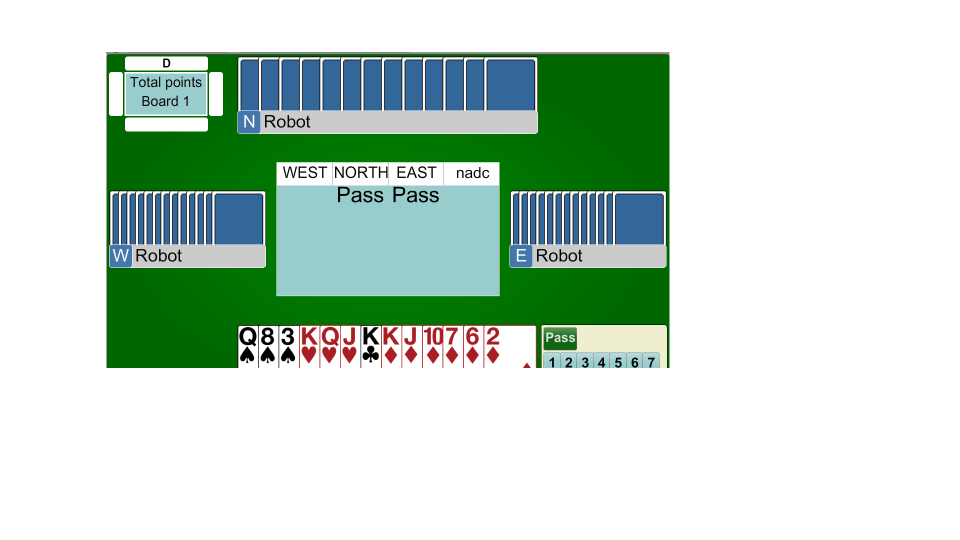
#> input picture tests/test1.png, 1920 x 1080 px, given in place of spade.png, which was not available (shown at 1/2 size)
$ python main.py   (Python 2 division)
#> lines starting #> are read from the running program, lines starting #| are printed output that depends on the picture; pictures that were not available may be replaced by others from this repository, and a replacement may not be noted
### screen.py
import numpy as np
from PIL import ImageGrab
import cv2

def imageToBw(image):
    imageGray = cv2.cvtColor(image, cv2.COLOR_BGR2GRAY)
    return imageGray

# [4 lines left out: function capture, not called in this run]

def showImage(image):
    cv2.imshow('result', image)
    cv2.waitKey(1) # for testing use 0

# [22 lines left out: function showCards, not called in this run]

### main.py
import sys
import cv2
import numpy as np
import os.path as path
import templateMatching
import screen
from functools import cmp_to_key

# in test mode, use a test image as input, otherwise use live screen capture
testMode = False
testImage = 'test9.png'

# how good does the match have to be? value between 0 and 1.
# 1 means it has to be a perfect match
matchingThreshold = 0.88

# it's faster to scan a smaller area rather than the whole screen
areaToScanTopLeft = (200L, 80L)
areaToScanBottomRight = (1380L, 800L)

# things we're looking for
suits = ['spade', 'heart', 'club', 'diamond']
values = ['ace', 'king', 'queen', 'jack', 'ten', 'nine', 'eight', 'seven', 'six', 'five', 'four', 'three', 'two']

# for testing specific cards
# suits = ['club']
# values = ['queen']

allCards = {v + ' ' + s for s in suits for v in values}

# cards found so far
cardsFound = set()

def getImage(name):
#> called with name = 'spade'
    filename = name + '.png';
    image = cv2.imread(path.join('images', filename))
#> image is the input picture: shape (1080, 1920, 3); mean B, G, R 204.3, 217.6, 197.7
    image = screen.imageToBw(image)
#> in imageToBw, `imageGray = cv2.cvtColor(image, cv2.COLOR_BGR2GRAY)`:
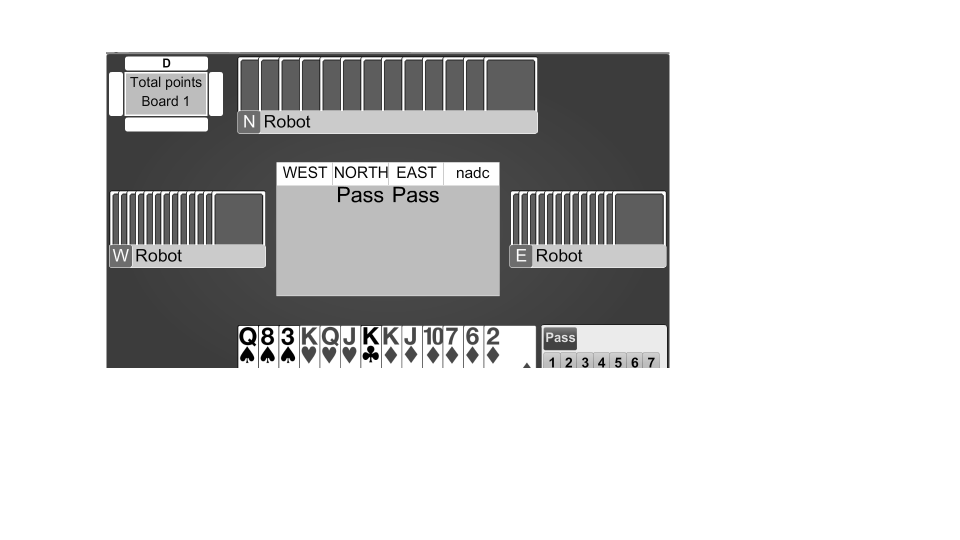
#> imageGray: shape (1080, 1920) (shown at 1/2 size); min 0, max 255, mean 210.2
    return image

suitsDict = {}
for suit in suits:
    suitsDict[suit] = getImage(suit)
#> pass 2 of the loop `for suit in suits:`:
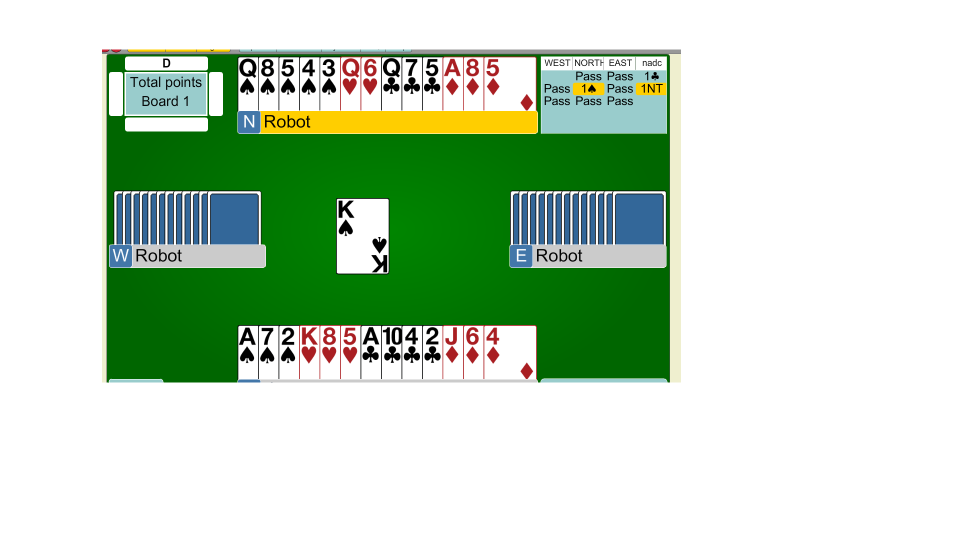
#> input picture tests/test2.png, 1920 x 1080 px, given in place of heart.png, which was not available (shown at 1/2 size)
#> in getImage, image is the input picture: shape (1080, 1920, 3); mean B, G, R 191.6, 214.9, 193.1
#> in imageToBw (call 2), `imageGray = cv2.cvtColor(image, cv2.COLOR_BGR2GRAY)`:
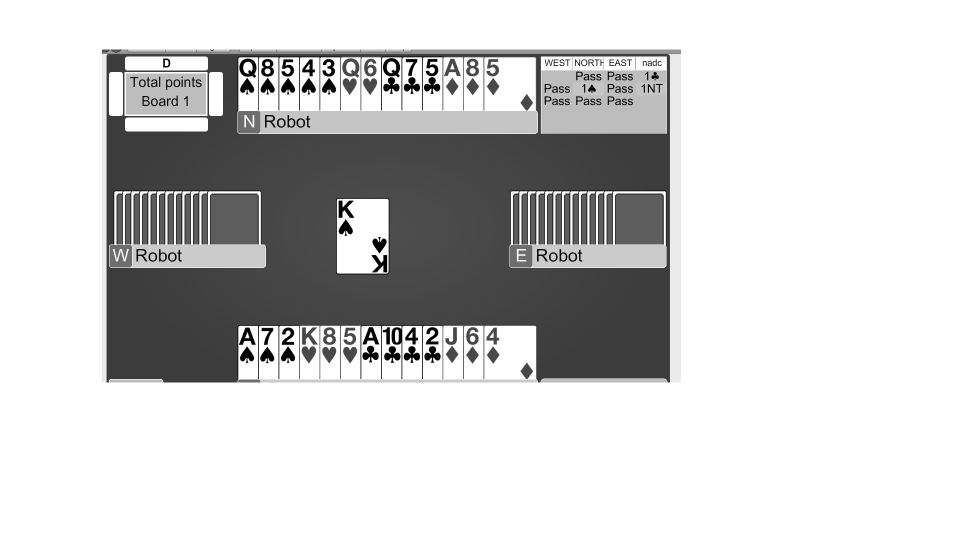
#> imageGray: shape (1080, 1920) (shown at 1/2 size); min 0, max 255, mean 205.7

valuesDict = {}
for value in values:
    valuesDict[value] = getImage(value)
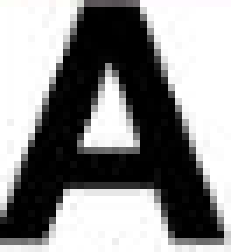
#> input picture images/ace.png, 33 x 36 px (shown 7 times larger)
#> in getImage, image is the input picture: shape (36, 33, 3); mean B, G, R 140.3, 140.3, 140.4
#> pass 2 of the loop `for value in values:`:
#> (the run stopped early here; a loop or call above may not have finished)
